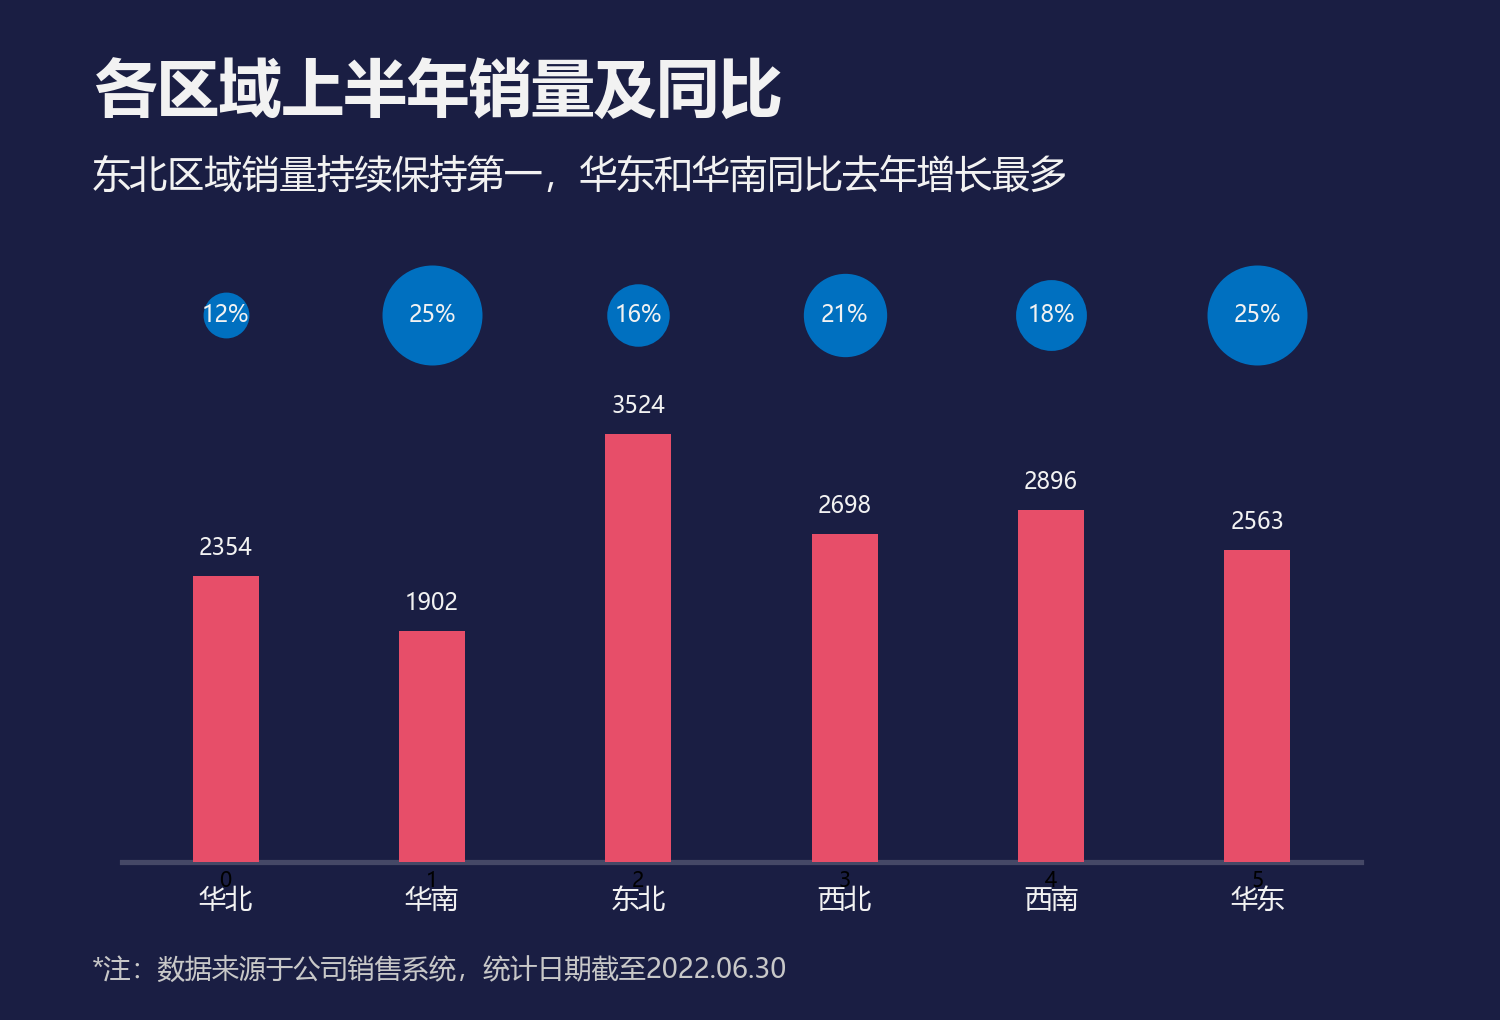

Source code (Python):
# -*- coding: utf-8 -*-
"""26 柱形圆 (依据 chart13.xml 复刻主图 Chart6)

组合图: barChart 销量(红 E74E69,柱顶白数值2354..) + lineChart 全4500(蓝 0070C0, marker=circle)
圆圈处白色百分比(12%等, 来自E列); 值轴0-5000(隐藏刻度?); 横轴6区域; 标题/副标题/注释; 无图例; 背景#1A1E43
几何来自 _chart26_obj1.png(2.08x, Chart 438.5x298.4) 实测
"""
import matplotlib
matplotlib.use('Agg')
import matplotlib.pyplot as plt
import numpy as np

plt.rcParams['font.sans-serif'] = ['Microsoft YaHei', 'SimHei', 'Arial Unicode MS']
plt.rcParams['axes.unicode_minus'] = False

BG = '#1A1E43'
RED = '#E74E69'
BLUE = '#0070C0'
TXT = '#F2F2F2'

W, H = 438.5, 298.4
x = np.arange(6)
sales = [2354, 1902, 3524, 2698, 2896, 2563]
pct = [0.12, 0.25, 0.16, 0.21, 0.18, 0.25]
regions = ['华北', '华南', '东北', '西北', '西南', '华东']

fig = plt.figure(figsize=(10, 10 * H / W), facecolor=BG)
ax = fig.add_axes([0.0816, 0.155, 0.8255, 0.595], facecolor='none')

# 柱(销量) 红
ax.bar(x, sales, width=0.32, color=RED, zorder=2)
# 折线系列 noFill: 只 6 个蓝圆圈 marker; 圆大小 ∝ 百分比(气泡)
for i in range(6):
    ms = 2.0 * (pct[i] * 100) - 3    # 直径(pt) 按百分比线性(适度; 12%→~21pt, 25%→~47pt)
    ax.plot(i, 4500, marker='o', markersize=ms, color=BLUE, zorder=4)
# X 轴轴线(基线 y=0): 实测原图为灰蓝 #454866 横线, 柱间/柱外均可见、横穿全宽
for s in ax.spines.values(): s.set_visible(False)
ax.axhline(0, color='#454866', lw=2.5, zorder=1, clip_on=False)

ax.set_xlim(-0.5, 5.5); ax.set_ylim(0, 5000)
ax.set_yticks([])
for s in ax.spines.values(): s.set_visible(False)
ax.tick_params(axis='x', length=0)

# 柱顶数值标签(白)
for i, v in enumerate(sales):
    ax.text(i, v + 130, str(v), ha='center', va='bottom', color=TXT, fontsize=11, zorder=5)
# 圆圈处百分比标签(白, 居中压在蓝圆圈上, 与原图一致)
for i, p in enumerate(pct):
    ax.text(i, 4500, f'{p*100:.0f}%', ha='center', va='center', color=TXT, fontsize=11, zorder=5)

# 横轴区域名(fig 精确 y=0.129)
for i, cat in enumerate(regions):
    cx_fig = 0.0816 + (i+0.5)/6*0.8255
    fig.text(cx_fig, 0.118, cat, ha='center', va='center', color=TXT, fontsize=13)

# 标题/副标题(左上)
fig.text(0.063, 0.940, '各区域上半年销量及同比', ha='left', va='top',
         color=TXT, fontsize=30, fontweight='bold')
fig.text(0.062, 0.847, '东北区域销量持续保持第一，华东和华南同比去年增长最多', ha='left', va='top',
         color=TXT, fontsize=18)

# 注释(左下)
fig.text(0.061, 0.049, '*注：数据来源于公司销售系统，统计日期截至2022.06.30', ha='left', va='center',
         color='#C8C8C8', fontsize=13)

plt.savefig('26 柱形圆.png', dpi=150, facecolor=BG)
print('已生成 26 柱形圆.png')
